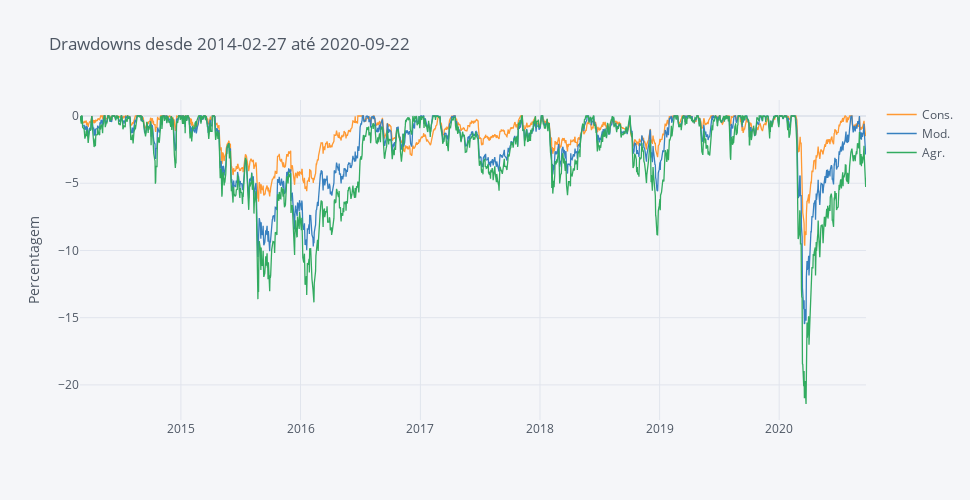

Notebook cell for this chart:
### Code cell
round(pl.compute_drawdowns(portfolios), 2).iplot(dimensions=pl.dimensions, title='Drawdowns desde ' +  Begin + ' até ' + End, yTitle='Percentagem')

### Figure 1 — Plotly figure (JSON) as saved in the notebook; plotly's stock layout.template omitted (floating-point values rounded to 4 significant figures; data arrays with more than 128 entries replaced by an {"elided": "..."} marker saying what was removed)
{"data": [{"line": {"color": "rgba(255, 153, 51, 1.0)", "dash": "solid", "shape": "linear", "width": 1.3}, "mode": "lines", "name": "Cons.", "text": "", "type": "scatter", "x": {"elided": "1718 str values"}, "y": {"elided": "1718 float values"}}, {"line": {"color": "rgba(55, 128, 191, 1.0)", "dash": "solid", "shape": "linear", "width": 1.3}, "mode": "lines", "name": "Mod.", "text": "", "type": "scatter", "x": {"elided": "1718 str values"}, "y": {"elided": "1718 float values"}}, {"line": {"color": "rgba(50, 171, 96, 1.0)", "dash": "solid", "shape": "linear", "width": 1.3}, "mode": "lines", "name": "Agr.", "text": "", "type": "scatter", "x": {"elided": "1718 str values"}, "y": {"elided": "1718 float values"}}], "layout": {"height": 500, "legend": {"bgcolor": "#F5F6F9", "font": {"color": "#4D5663"}}, "paper_bgcolor": "#F5F6F9", "plot_bgcolor": "#F5F6F9", "title": {"font": {"color": "#4D5663"}, "text": "Drawdowns desde 2014-02-27 até 2020-09-22"}, "width": 970, "xaxis": {"autorange": true, "gridcolor": "#E1E5ED", "range": ["2014-02-27", "2020-09-22"], "showgrid": true, "tickfont": {"color": "#4D5663"}, "title": {"font": {"color": "#4D5663"}, "text": ""}, "type": "date", "zerolinecolor": "#E1E5ED"}, "yaxis": {"autorange": true, "gridcolor": "#E1E5ED", "range": [-22.61, 1.19], "showgrid": true, "tickfont": {"color": "#4D5663"}, "title": {"font": {"color": "#4D5663"}, "text": "Percentagem"}, "type": "linear", "zerolinecolor": "#E1E5ED"}}}
